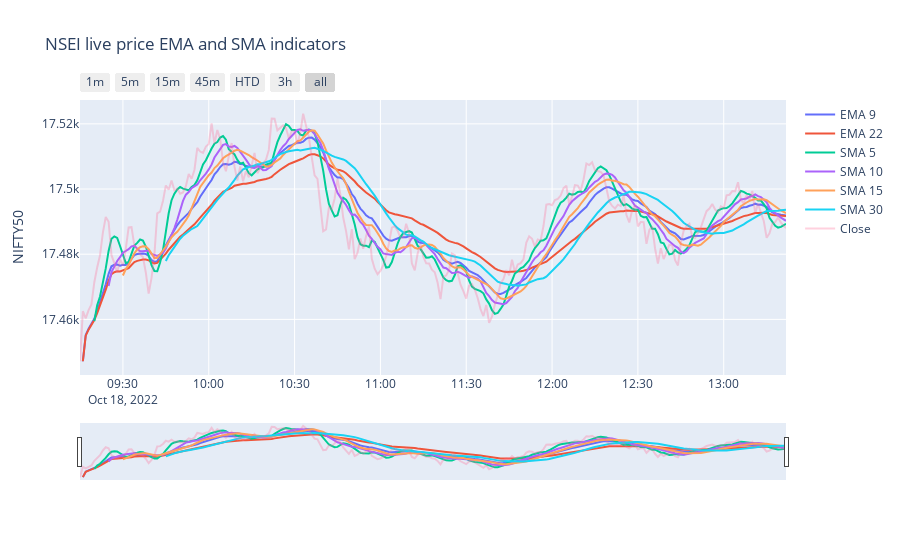

Source (notebook cell):
### Code cell


### Figure 1 — Plotly figure (JSON) as saved in the notebook; plotly's stock layout.template omitted (floating-point values rounded to 4 significant figures; data arrays with more than 128 entries replaced by an {"elided": "..."} marker saying what was removed)
{"data": [{"name": "EMA 9", "type": "scatter", "x": {"elided": "247 str values"}, "y": {"elided": "247 float values"}}, {"name": "EMA 22", "type": "scatter", "x": {"elided": "247 str values"}, "y": {"elided": "247 float values"}}, {"name": "SMA 5", "type": "scatter", "x": {"elided": "247 str values"}, "y": {"elided": "247 float values"}}, {"name": "SMA 10", "type": "scatter", "x": {"elided": "247 str values"}, "y": {"elided": "247 float values"}}, {"name": "SMA 15", "type": "scatter", "x": {"elided": "247 str values"}, "y": {"elided": "247 float values"}}, {"name": "SMA 30", "type": "scatter", "x": {"elided": "247 str values"}, "y": {"elided": "247 float values"}}, {"name": "Close", "opacity": 0.3, "type": "scatter", "x": {"elided": "247 str values"}, "y": {"elided": "247 float values"}}], "layout": {"title": {"text": "NSEI live price EMA and SMA indicators"}, "xaxis": {"rangeselector": {"buttons": [{"count": 1, "label": "1m", "step": "minute", "stepmode": "backward"}, {"count": 5, "label": "5m", "step": "minute", "stepmode": "backward"}, {"count": 15, "label": "15m", "step": "minute", "stepmode": "backward"}, {"count": 45, "label": "45m", "step": "minute", "stepmode": "backward"}, {"count": 1, "label": "HTD", "step": "hour", "stepmode": "todate"}, {"count": 3, "label": "3h", "step": "hour", "stepmode": "backward"}, {"step": "all"}]}, "rangeslider": {"visible": true}}, "yaxis": {"title": {"text": "NIFTY50"}}}}
